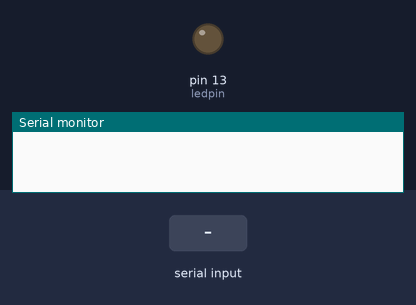
This sketch was run on a simulated Arduino Uno, built with avr-gcc and run on an emulated ATmega328P. Parts: output pins drawn as LEDs (lit = HIGH), the last lines printed to the serial monitor. The test bench sets the inputs (shaded band).

Above: at 1.2 s.
1.3 s: "1" received over the second serial link
At 2.3 s:
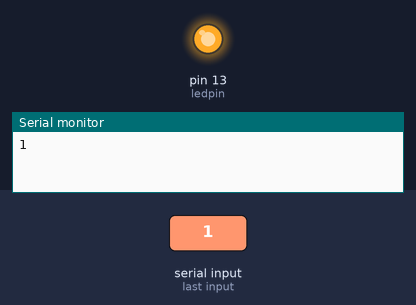
2.8 s: "0" received over the second serial link
At 4.2 s:
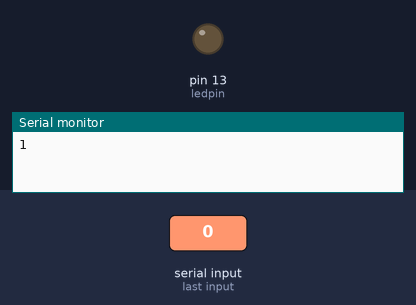
Timing chart, 0 to 5.8 s (numbered marks = the images above; inputs shaded):
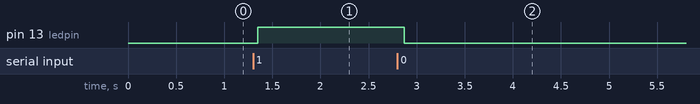

Measured:
- after the input at 1.3 s, pin 13 (ledpin): LOW → HIGH after 0.05 s
- after the input at 2.8 s, pin 13 (ledpin): HIGH → LOW after 0.07 s

The sketch:

bluetooth_controller.ino
```cpp
#include <SoftwareSerial.h>// import the serial library

SoftwareSerial Genotronex(0, 1); // TX,RX
int ledpin=13; // led on D13 will show blink on / off
int BluetoothData; // the data given from Computer
void setup() {
   // put your setup code here, to run once:
   Genotronex.begin(9600);
   Serial.begin(9600);
   Genotronex.println("Bluetooth On please press 1 or 0 blink LED ..");
   pinMode(ledpin,OUTPUT);
}

void loop() {
   // put your main code here, to run repeatedly:
   if (Genotronex.available()){
     BluetoothData=Genotronex.read();
     if(BluetoothData=='1'){ // if number 1 pressed ....
     digitalWrite(ledpin,1);
     Serial.println("1");//printing 1 in the serial monitor
     Genotronex.println("LED On D13 ON ! ");
   }
   if (BluetoothData=='0'){// if number 0 pressed ....
     digitalWrite(ledpin,0);
     Genotronex.println("LED On D13 Off ! ");
   }
 }
 delay(100);// prepare for next data ...
}
```
